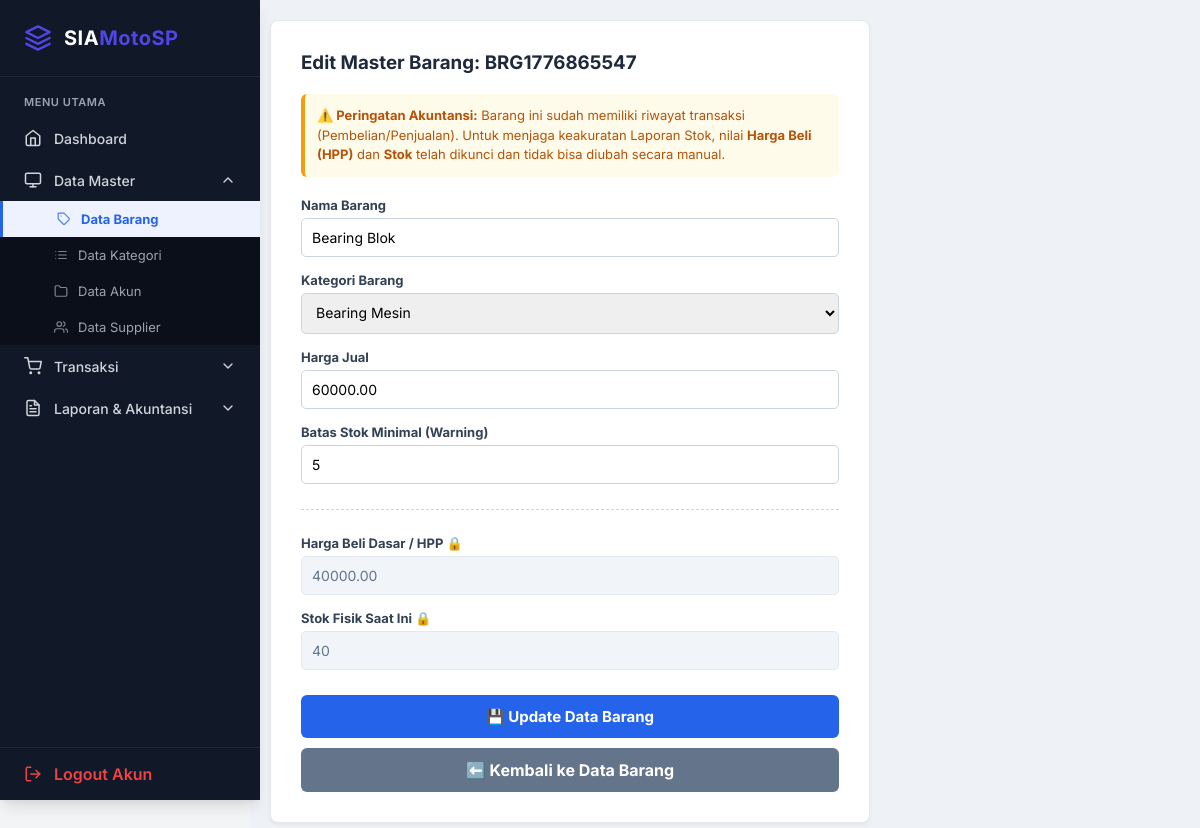
Page /barang_edit.php?id=5 (signed in) on the committed database.
### tables this page shows
CREATE TABLE `tb_barang` (
  `id` int NOT NULL,
  `kode_barang` varchar(20) DEFAULT NULL,
  `nama_barang` varchar(100) DEFAULT NULL,
  `id_kategori` int DEFAULT NULL,
  `harga_beli` decimal(15,2) DEFAULT NULL,
  `harga_jual` decimal(15,2) DEFAULT NULL,
  `stok` int DEFAULT '0',
  `harga_pokok` double NOT NULL DEFAULT '0',
  `stok_minimal` int DEFAULT '5',
  `stok_awal` int NOT NULL DEFAULT '0',
  `hpp_awal` int NOT NULL DEFAULT '0'
);

CREATE TABLE `tb_kategori` (
  `id` int NOT NULL,
  `nama_kategori` varchar(100) NOT NULL
);

### barang_edit.php (the view, shortened to what this page needs)
<?php
include "config/db.php";
$id = intval($_GET['id']);
$qBarang = mysqli_query($conn, "
    SELECT * FROM tb_barang WHERE id = $id
");
$data = mysqli_fetch_assoc($qBarang);
$qKategori = mysqli_query($conn, "
    SELECT * FROM tb_kategori ORDER BY nama_kategori ASC
");
$qCekTransaksi = mysqli_query($conn, "SELECT COUNT(id) as jml_transaksi FROM tb_kartu_stok WHERE id_barang = $id");
$jml_transaksi = mysqli_fetch_assoc($qCekTransaksi)['jml_transaksi'];
$sudah_transaksi = ($jml_transaksi > 1) ? true : false;
?>
<!DOCTYPE html>
<html>
<head>
<link rel="stylesheet" href="inc/style.css">
</head>
<body>
<?php include "sidebar.php"; ?>
<div class="content">
<div class="card">
<h3>Edit Master Barang: <?= htmlspecialchars($data['kode_barang']) ?></h3>
<?php if($sudah_transaksi): ?>
    <div class="alert-warning">
        <strong>⚠️ Peringatan Akuntansi:</strong> Barang ini sudah memiliki riwayat transaksi (Pembelian/Penjualan).
        Untuk menjaga keakuratan Laporan Stok, nilai <strong>Harga Beli (HPP)</strong> dan <strong>Stok</strong> telah dikunci dan tidak bisa diubah secara manual.
    </div>
<?php endif; ?>
<form method="POST" action="barang_update.php">
    <label>Nama Barang</label>
    <input type="text" name="nama_barang" value="<?= htmlspecialchars($data['nama_barang']) ?>" required>
    <label>Kategori Barang</label>
    <select name="id_kategori" required>
        <?php while($k = mysqli_fetch_assoc($qKategori)) { ?>
            <option value="<?= $k['id'] ?>" <?= $k['id'] == $data['id_kategori'] ? 'selected' : '' ?>>
                <?= htmlspecialchars($k['nama_kategori']) ?>
            </option>
        <?php } ?>
    </select>
    <label>Harga Jual</label>
    <input type="number" name="harga_jual" value="<?= $data['harga_jual'] ?>" required>
    <label>Batas Stok Minimal (Warning)</label>
    <input type="number" name="stok_minimal" value="<?= isset($data['stok_minimal']) ? $data['stok_minimal'] : 5 ?>" required>
    <hr style="border: 0; border-top: 1px dashed #cbd5e1; margin: 25px 0;">
    <label>Harga Beli Dasar / HPP <?= $sudah_transaksi ? '🔒' : '' ?></label>
    <input type="number" name="harga_beli" value="<?= $data['harga_beli'] ?>" required <?= $sudah_transaksi ? 'readonly title="Terkunci karena sudah ada transaksi"' : '' ?>>
    <label>Stok Fisik Saat Ini <?= $sudah_transaksi ? '🔒' : '' ?></label>
    <input type="number" name="stok" value="<?= $data['stok'] ?>" <?= $sudah_transaksi ? 'readonly title="Terkunci karena sudah ada transaksi"' : '' ?>>
    <button type="submit" class="btn-update">💾 Update Data Barang</button>
</form>
<a href="data_barang.php" class="btn-back">⬅️ Kembali ke Data Barang</a>
</div>
</div>
</body>
</html>

### inc/style.css (style rules this page uses)
:root { --primary: #4F46E5; --primary-hover: #4338CA; --success: #10B981; --danger: #EF4444; --bg-light: #F3F4F6; --sidebar-bg: #111827; --sidebar-text: #D1D5DB; --sidebar-hover: #1F2937; --card-bg: #FFFFFF; --text-main: #1F2937; --text-muted: #6B7280; --border: #E5E7EB; --shadow-sm: 0 1px 2px 0 rgba(0, 0, 0, 0.05); --shadow-md: 0 4px 6px -1px rgba(0, 0, 0, 0.1), 0 2px 4px -1px rgba(0, 0, 0, 0.06); --shadow-lg: 0 10px 15px -3px rgba(0, 0, 0, 0.1), 0 4px 6px -2px rgba(0, 0, 0, 0.05); }
* { margin: 0; padding: 0; box-sizing: border-box; font-family: 'Inter', sans-serif; }
body { background-color: var(--bg-light); color: var(--text-main); display: flex; min-height: 100vh; }
.content { padding: 32px; flex: 1; }
.card { background: var(--card-bg); border-radius: 12px; padding: 24px; box-shadow: var(--shadow-md); border: 1px solid var(--border); transition: transform 0.2s ease, box-shadow 0.2s ease; }

### barang_edit.php (style rules this page uses)
.content { margin-left:250px; padding:20px; background:#eef1f5; min-height:100vh; }
.card { background:#fff; border-radius:8px; padding:30px; max-width:600px; box-shadow: 0 2px 4px rgba(0,0,0,0.05); }
h3 { margin-top: 0; color: #1e293b; margin-bottom: 20px; }
label { font-size:13px; margin-top:15px; display:block; font-weight: bold; color: #334155; }
input, select { width:100%; padding:10px; margin-top:5px; border:1px solid #cbd5e1; border-radius:5px; box-sizing: border-box; font-size: 14px; }
input[readonly] { background: #f1f5f9; cursor: not-allowed; color: #64748b; border-color: #e2e8f0; }
.btn-update { margin-top:25px; width:100%; padding:12px; border:none; border-radius:6px; background:#2563eb; color:#fff; font-weight:bold; cursor:pointer; font-size: 15px; }
.btn-back { background:#64748b; color: white; display:block; text-align:center; padding: 12px; border-radius: 6px; text-decoration:none; margin-top: 10px; font-weight: bold; }
.alert-warning { background: #fffbeb; color: #b45309; padding: 12px; border-radius: 6px; border-left: 4px solid #f59e0b; font-size: 13px; margin-bottom: 20px; line-height: 1.5; }

### rows in the picture
tb_barang: kode_barang "BRG1776865547", nama_barang "Bearing Blok", id_kategori "Bearing Mesin", harga_jual "60000.00", stok_minimal "5", harga_beli "40000.00", stok "40"
